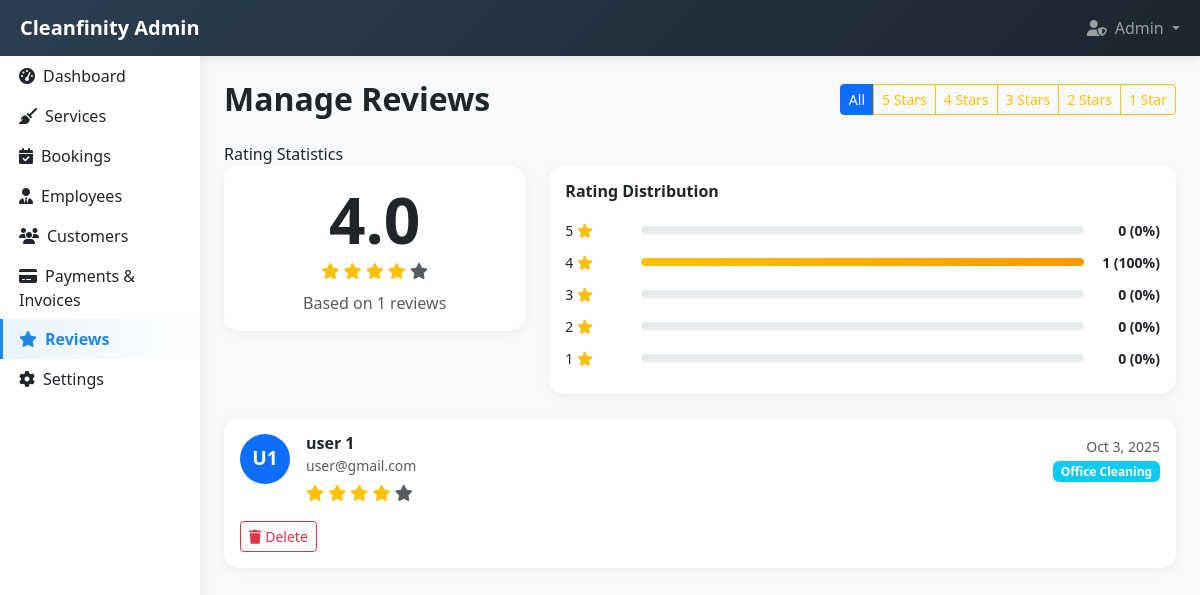
Screenshot of /admin/reviews.php (signed in) with the database file from the repository.
### tables this page shows
CREATE TABLE `service_ratings` (
  `id` int(11) NOT NULL,
  `booking_id` int(11) NOT NULL,
  `customer_id` int(11) NOT NULL,
  `rating` tinyint(3) UNSIGNED NOT NULL COMMENT 'Allowed range: 1-5',
  `comment` text DEFAULT NULL,
  `created_at` timestamp NOT NULL DEFAULT current_timestamp()
);

CREATE TABLE `users` (
  `id` int(11) NOT NULL,
  `username` varchar(50) NOT NULL,
  `email` varchar(100) NOT NULL,
  `password` varchar(255) NOT NULL,
  `first_name` varchar(50) NOT NULL,
  `last_name` varchar(50) NOT NULL,
  `phone` varchar(20) DEFAULT NULL,
  `address` text DEFAULT NULL,
  `role` enum('customer','staff','admin') DEFAULT 'customer',
  `status` enum('active','inactive') DEFAULT 'active',
  `availability` enum('available','unavailable') DEFAULT 'available',
  `created_at` timestamp NOT NULL DEFAULT current_timestamp(),
  `updated_at` timestamp NOT NULL DEFAULT current_timestamp() ON UPDATE current_timestamp()
);

CREATE TABLE `services` (
  `id` int(11) NOT NULL,
  `name` varchar(100) NOT NULL,
  `description` text DEFAULT NULL,
  `price` decimal(10,2) NOT NULL,
  `duration` int(11) NOT NULL COMMENT 'Duration in minutes',
  `base_price` decimal(10,2) NOT NULL,
  `duration_minutes` int(11) NOT NULL,
  `category` varchar(50) DEFAULT NULL,
  `status` enum('active','inactive') DEFAULT 'active',
  `created_at` timestamp NOT NULL DEFAULT current_timestamp(),
  `image_url` varchar(500) DEFAULT NULL,
  `is_active` tinyint(1) DEFAULT 1
);

### admin/reviews.php (the view, shortened to what this page needs)
<?php
$database = new Database();
$db = $database->getConnection();
$rating_filter = $_GET['rating'] ?? null;
$query = "SELECT r.*,
          u.first_name, u.last_name, u.email,
          s.name as service_name,
          b.booking_date
          FROM service_ratings r
          JOIN bookings b ON r.booking_id = b.id
          JOIN users u ON r.customer_id = u.id
          JOIN services s ON b.service_id = s.id";
$query .= " ORDER BY r.created_at DESC";
$stmt = $db->prepare($query);
$stmt->execute();
$reviews = $stmt->fetchAll(PDO::FETCH_ASSOC);
$total_reviews = count($reviews);
$avg_rating = $total_reviews > 0 ? array_sum(array_column($reviews, 'rating')) / $total_reviews : 0;
$five_star = count(array_filter($reviews, fn($r) => $r['rating'] == 5));
$four_star = count(array_filter($reviews, fn($r) => $r['rating'] == 4));
$three_star = count(array_filter($reviews, fn($r) => $r['rating'] == 3));
$two_star = count(array_filter($reviews, fn($r) => $r['rating'] == 2));
$one_star = count(array_filter($reviews, fn($r) => $r['rating'] == 1));
?>
<!DOCTYPE html>
<html lang="en">
<head>
    <link href="https://cdn.jsdelivr.net/npm/bootstrap@5.3.2/dist/css/bootstrap.min.css" rel="stylesheet">
    <link href="https://cdnjs.cloudflare.com/ajax/libs/font-awesome/6.5.0/css/all.min.css" rel="stylesheet">
</head>
<body>
    <?php include 'includes/navbar.php'; ?>
    <div class="container-fluid">
        <div class="row">
            <?php include 'includes/sidebar.php'; ?>
            <div class="col-md-10 p-4">
                <div class="d-flex justify-content-between align-items-center mb-4">
                    <h2 class="fw-bold mb-0">Manage Reviews</h2>
                    <div class="btn-group" role="group">
                        <a href="reviews.php" class="btn btn-sm <?php echo !$rating_filter ? 'btn-primary' : 'btn-outline-primary'; ?>">
                            All
                        </a>
                        <a href="reviews.php?rating=5" class="btn btn-sm <?php echo $rating_filter == '5' ? 'btn-warning' : 'btn-outline-warning'; ?>">
                            5 Stars
                        </a>
                        <a href="reviews.php?rating=4" class="btn btn-sm <?php echo $rating_filter == '4' ? 'btn-warning' : 'btn-outline-warning'; ?>">
                            4 Stars
                        </a>
                        <a href="reviews.php?rating=3" class="btn btn-sm <?php echo $rating_filter == '3' ? 'btn-warning' : 'btn-outline-warning'; ?>">
                            3 Stars
                        </a>
                        <a href="reviews.php?rating=2" class="btn btn-sm <?php echo $rating_filter == '2' ? 'btn-warning' : 'btn-outline-warning'; ?>">
                            2 Stars
                        </a>
                        <a href="reviews.php?rating=1" class="btn btn-sm <?php echo $rating_filter == '1' ? 'btn-warning' : 'btn-outline-warning'; ?>">
                            1 Star
                        </a>
                    </div>
                </div>
                 Rating Statistics
                <div class="row g-4 mb-4">
                    <div class="col-md-4">
                        <div class="card table-card">
                            <div class="card-body text-center">
                                <h1 class="display-3 fw-bold mb-0"><?php echo number_format($avg_rating, 1); ?></h1>
                                <div class="rating-stars mb-2">
                                    <?php for ($i = 1; $i <= 5; $i++): ?>
                                        <i class="fas fa-star<?php echo $i > round($avg_rating) ? ' text-muted' : ''; ?>"></i>
                                    <?php endfor; ?>
                                </div>
                                <p class="text-muted mb-0">Based on <?php echo $total_reviews; ?> reviews</p>
                            </div>
                        </div>
                    </div>
                    <div class="col-md-8">
                        <div class="card table-card">
                            <div class="card-body">
                                <h6 class="fw-bold mb-3">Rating Distribution</h6>
                                <?php
                                $ratings_data = [
                                    5 => $five_star,
                                    4 => $four_star,
                                    3 => $three_star,
                                    2 => $two_star,
                                    1 => $one_star
                                ];
                                foreach ($ratings_data as $star => $count):
                                    $percentage = $total_reviews > 0 ? ($count / $total_reviews) * 100 : 0;
                                ?>
                                <div class="d-flex align-items-center mb-2">
                                    <div style="width: 60px;">
                                        <small><?php echo $star; ?> <i class="fas fa-star text-warning"></i></small>
                                    </div>
                                    <div class="flex-grow-1 mx-3">
                                        <div class="rating-bar">
                                            <div class="rating-bar-fill" style="width: <?php echo $percentage; ?>%"></div>
                                        </div>
                                    </div>
                                    <div style="width: 60px;" class="text-end">
                                        <small class="fw-semibold"><?php echo $count; ?> (<?php echo number_format($percentage, 0); ?>%)</small>
                                    </div>
                                </div>
                                <?php endforeach; ?>
                            </div>
                        </div>
                    </div>
                </div>
              <?php foreach ($reviews as $review): ?>
    <div class="card review-card">
        <div class="card-body">
            <div class="d-flex justify-content-between align-items-start mb-3">
                <div class="d-flex align-items-start">
                    <div class="bg-primary text-white rounded-circle d-flex align-items-center justify-content-center me-3"
                         style="width: 50px; height: 50px; font-size: 1.2rem; font-weight: bold;">
                        <?php echo strtoupper(substr($review['first_name'], 0, 1) . substr($review['last_name'], 0, 1)); ?>
                    </div>
                    <div>
                        <h6 class="mb-0 fw-bold"><?php echo htmlspecialchars($review['first_name'] . ' ' . $review['last_name']); ?></h6>
                        <small class="text-muted"><?php echo htmlspecialchars($review['email']); ?></small>
                        <div class="rating-stars mt-1">
                            <?php for ($i = 1; $i <= 5; $i++): ?>
                                <i class="fas fa-star<?php echo $i > $review['rating'] ? ' text-muted' : ''; ?>"></i>
                            <?php endfor; ?>
                        </div>
                    </div>
                </div>
                <div class="text-end">
                    <small class="text-muted"><?php echo date('M j, Y', strtotime($review['created_at'])); ?></small>
                    <br>
                    <span class="badge bg-info"><?php echo htmlspecialchars($review['service_name']); ?></span>
                </div>
            </div>
            <div class="d-flex gap-2">
                <button class="btn btn-sm btn-outline-danger"
                        onclick="deleteReview(<?php echo $review['id']; ?>)">
                    <i class="fas fa-trash me-1"></i>Delete
                </button>
            </div>
        </div>
    </div>
<?php endforeach; ?>
            </div>
        </div>
    </div>
</body>
</html>

### admin/reviews.php (style rules this page uses)
:root { --primary-green: #43A047; --primary-blue: #1E88E5; --admin-dark: #2c3e50; --admin-darker: #1a252f; }
body { background-color: #f8f9fa; }
.table-card { border: none; border-radius: 15px; box-shadow: 0 2px 10px rgba(0,0,0,0.05); }
.rating-stars { color: #ffc107; }
.review-card { border: none; border-radius: 15px; box-shadow: 0 2px 10px rgba(0,0,0,0.05); margin-bottom: 1rem; }
.rating-bar { height: 8px; border-radius: 4px; background-color: #e9ecef; overflow: hidden; }
.rating-bar-fill { height: 100%; background: linear-gradient(90deg, #ffc107 0%, #ff9800 100%); }

### rows the page displays
service_ratings: rating "0", rating "1", rating "100", customer.last_name "U1", customer.last_name "user 1", customer.email "user@gmail.com", created_at "Oct 3, 2025", services.name "Office Cleaning"

### other values shown
$_SESSION['first_name'] "Admin"
$avg_rating "4.0"
$total_reviews "1"
$star "5"
$star "4"
$star "3"
$star "2"
$star "1"
